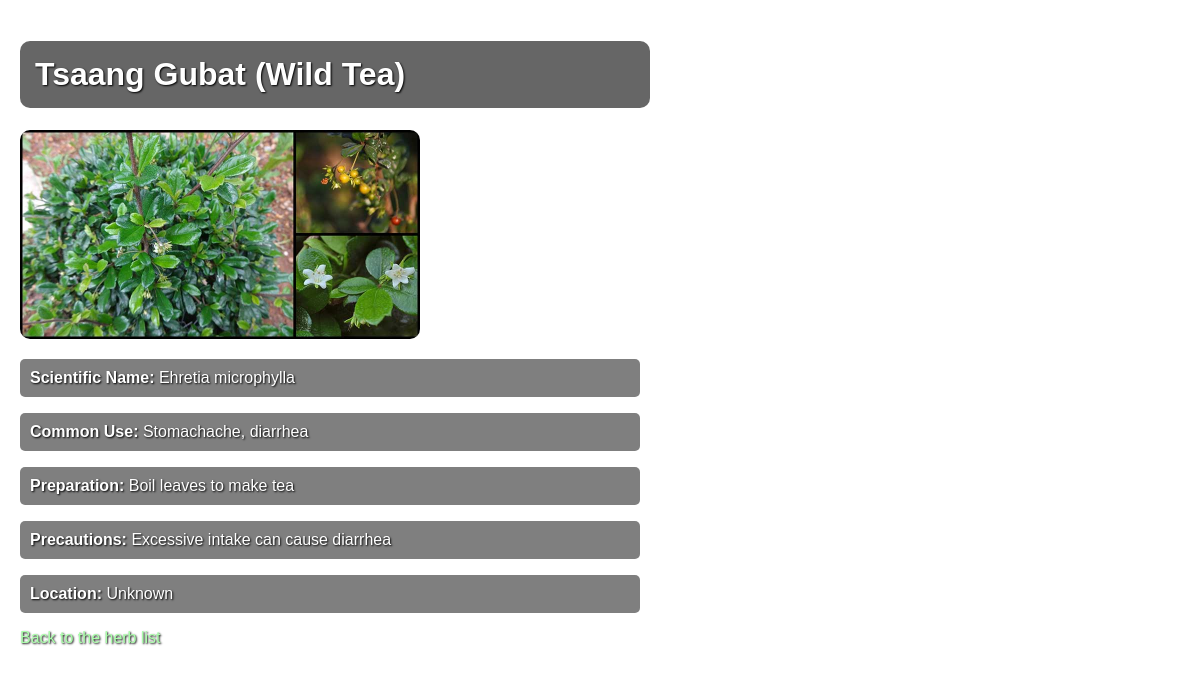
/herbs/herb/74/, run on the app's committed database.
### herbs/models.py (models this page shows, shortened)
class Herb(models.Model):
    local_name = models.CharField(max_length=100)
    english_name = models.CharField(max_length=100)
    scientific_name = models.CharField(max_length=150)
    common_use = models.TextField()
    preparation = models.TextField()
    precautions = models.TextField()
    image = models.ImageField(upload_to='herb_images/', blank=True, null=True)
    location = models.CharField(max_length=255, help_text="Where this herb is commonly found")

### herbs/views.py (the view)
# urls.py: path('herb/<int:pk>/', views.herb_detail, name='herb_detail'),
def herb_detail(request, pk):  # Accept pk here
    herb = get_object_or_404(Herb, pk=pk)
    return render(request, 'herbs/herb_detail.html', {'herb': herb})

### herbs/templates/herbs/herb_detail.html (shortened to what this page needs)
<!DOCTYPE html>
<html lang="en">
<head>
</head>
<body>
    <h1>{{ herb.local_name }} ({{ herb.english_name }})</h1>
    {% if herb.image %}
    <img src="{{ herb.image.url }}" alt="{{ herb.local_name }}" style="width:100%; max-width:400px; height:auto; border-radius:10px;">
    {% endif %}
    <p><strong>Scientific Name:</strong> {{ herb.scientific_name }}</p>
    <p><strong>Common Use:</strong> {{ herb.common_use }}</p>
    <p><strong>Preparation:</strong> {{ herb.preparation }}</p>
    <p><strong>Precautions:</strong> {{ herb.precautions }}</p>
    <p><strong>Location:</strong> {{ herb.location }}</p>
    <a href="/herbs/">Back to the herb list</a>
</body>
</html>

### herbs/templates/herbs/herb_detail.html (style rules this page uses)
body { margin: 0; padding: 0; background-image: url('https://i.pinimg.com/originals/7c/b1/86/7cb18679659f791b1191bea97b74dfc0.jpg'); background-size: cover; background-repeat: no-repeat; background-position: center; font-family: Arial, sans-serif; color: white; text-shadow: 1px 1px 2px black; padding: 20px; }
a { color: #aaffaa; text-decoration: none; }
img { display: block; margin-bottom: 20px; }
p { background-color: rgba(0, 0, 0, 0.5); padding: 10px; border-radius: 5px; max-width: 600px; }
h1 { background-color: rgba(0, 0, 0, 0.6); padding: 15px; border-radius: 10px; max-width: 600px; }

### data on the page
Herb: local_name "Tsaang Gubat", english_name "Wild Tea", image (picture), scientific_name "Ehretia microphylla", common_use "Stomachache, diarrhea", preparation "Boil leaves to make tea", precautions "Excessive intake can cause diarrhea", location "Unknown"
